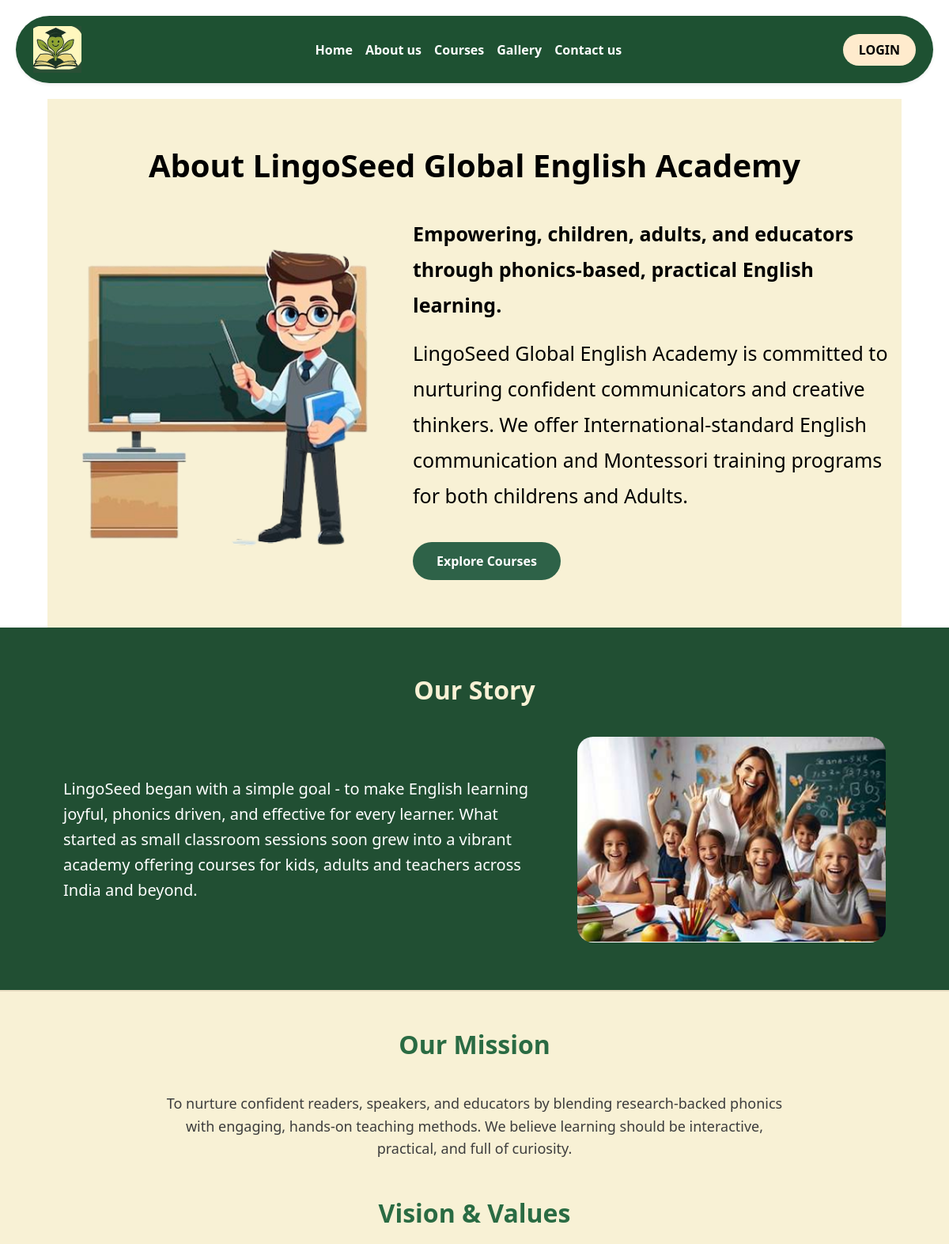
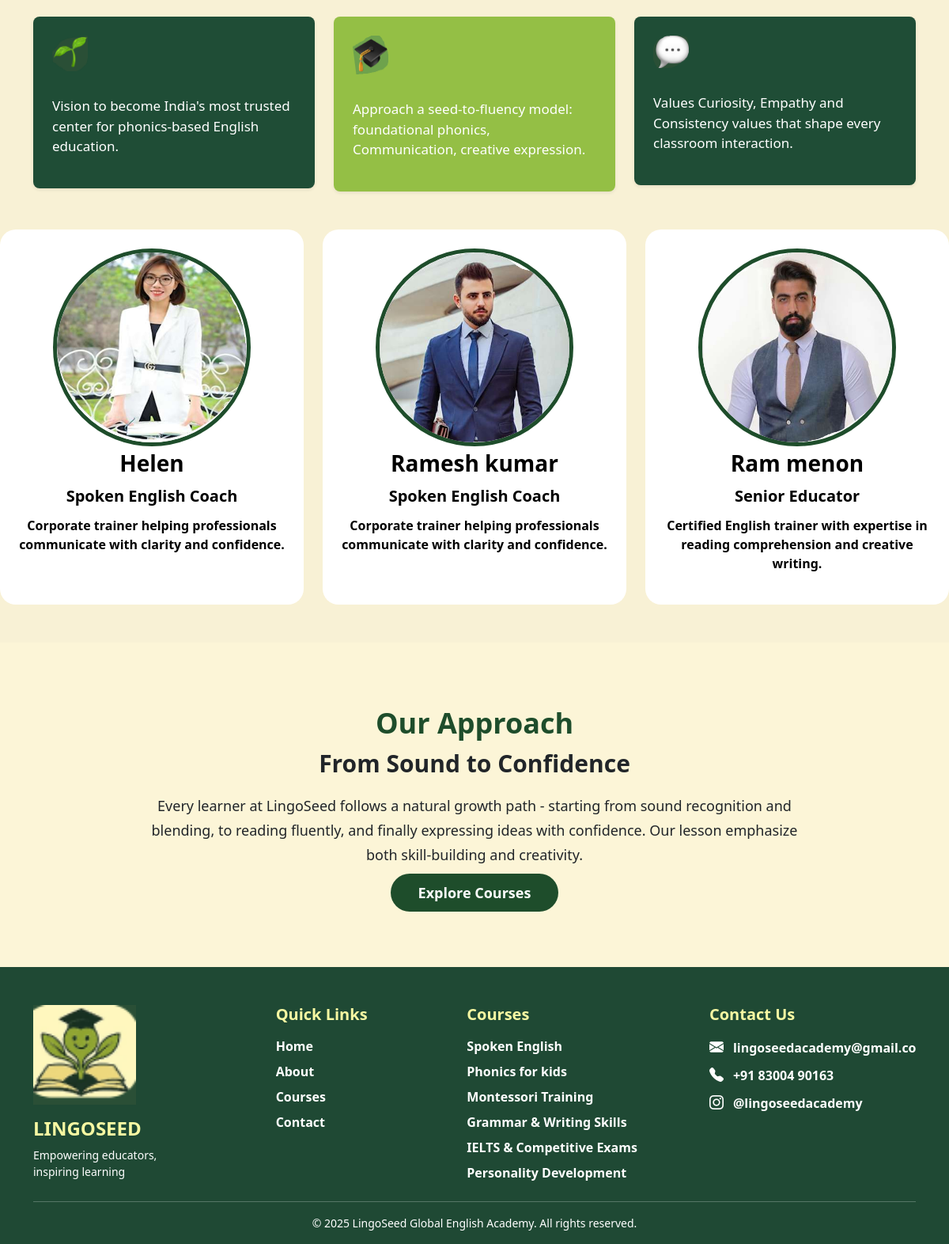
The page /about/ on the database its author committed (2 pictures, top to bottom).
### edu/models.py (models this page shows, shortened)
class About(models.Model):
    title = models.CharField(max_length=200)
    subtitle = models.CharField(max_length=300)
    description = models.TextField()
    button_text = models.CharField(max_length=50, default="Explore Courses")
    button_link = models.CharField(max_length=200, default="/courses/")
    teacher_image = models.ImageField(upload_to='about/')
    bg_color = models.CharField(max_length=20, default="#F6EFCE")  # screenshot background color
    text_color = models.CharField(max_length=20, default="#000")   # editable text color

class OurStory(models.Model):
    title = models.CharField(max_length=200)
    description = models.TextField()
    image = models.ImageField(upload_to="our_story/", null=True, blank=True)

class StorySection(models.Model):
    mission_title = models.CharField(max_length=200, default="Our Mission")
    mission_description = models.TextField()
    vision_title = models.CharField(max_length=200, default="Vision & Values")
    vision_text = models.TextField()
    approach_text = models.TextField()
    values_text = models.TextField()
    icon1 = models.ImageField(upload_to="story_icons/", null=True, blank=True)
    icon2 = models.ImageField(upload_to="story_icons/", null=True, blank=True)
    icon3 = models.ImageField(upload_to="story_icons/", null=True, blank=True)

class TeamMember(models.Model):
    name = models.CharField(max_length=200)
    designation = models.CharField(max_length=200)
    description = models.TextField()
    photo = models.ImageField(upload_to="team/")
    class Meta:
        verbose_name = "Team Member"
        verbose_name_plural = "Team Members"

class Approach(models.Model):
    title = models.CharField(max_length=200)
    subtitle = models.CharField(max_length=300)
    description = models.TextField()
    button_text = models.CharField(max_length=100, default="Explore Courses")
    class Meta:
        verbose_name = "Our Approach"
        verbose_name_plural = "Our Approach Content"

class ContactDetail(models.Model):
    email = models.CharField(max_length=200)
    phone = models.CharField(max_length=20)
    instagram = models.CharField(max_length=200)

### edu/views.py (the view)
# urls.py: path('about/', views.about_page, name='about'),
def about_page(request):
    context = {
        "about": About.objects.first(),
        "story": OurStory.objects.first(),
        "story_section": StorySection.objects.first(),
        "team": TeamMember.objects.all(),
        "approach": Approach.objects.first(),
    }
    return render(request, "edu/about.html", context)

### edu/context_processors.py (called while the page is built)
def global_footer(request):
    footer = Footer.objects.first()
    quick_links = QuickLink.objects.all()
    footer_courses = FooterCourse.objects.first()
    course_list = []
    if footer_courses and footer_courses.course_list:
        course_list = [c.strip() for c in footer_courses.course_list.split(",")]
    contact = ContactDetail.objects.first()
    return {
        "footer": footer,
        "quick_links": quick_links,
        "courses_list": course_list,
        "contact": contact,
    }

### edu/templates/edu/about.html (shortened to what this page needs)
{% extends 'edu/base.html' %}
{% block content %}
<div class="about-wrapper">
    <div class="container">
        <h2 class="about-title">{{ about.title }}</h2>
        <div class="row align-items-center justify-content-center">
            <div class="col-md-5 text-center">
                {% if about.teacher_image %}
                    <img src="{{ about.teacher_image.url }}" alt="Teacher" class="teacher-img">
                {% else %}
                    <img src="https://via.placeholder.com/380x380" class="teacher-img">
                {% endif %}
            </div>
            <div class="col-md-7 about-text">
                {% if about.subtitle %}
                <p><strong>{{ about.subtitle }}</strong></p>
                {% endif %}
                <p>{{ about.description|linebreaksbr }}</p>
                {% if about.button_link %}
                <a href="{% url 'courses' %}" class="explore-btn">
    {{ about.button_text }}
</a>
                {% endif %}
            </div>
        </div>
    </div>
</div>
<section class="our-story-section">
   <h2 class="story-title" style="color:#f8f1d5; font-weight:700;">
    {{ story.title }}
</h2>
    <div class="story-container">
        <div class="story-text">
            {{ story.description }}
        </div>
        <div class="story-img">
            <img src="{{ story.image.url }}" alt="Our Story">
        </div>
    </div>
</section>
<section class="story-section py-5" style="background:#f8f1d5;">
  <div class="container text-center">
    {% if story_section.mission_title %}
    <h2 class="story-title">{{ story_section.mission_title }}</h2>
    {% endif %}
    {% if story_section.mission_description %}
    <p class="story-description mt-3">{{ story_section.mission_description }}</p>
    {% endif %}
    {% if story_section.vision_title %}
    <h2 class="story-title mt-5">{{ story_section.vision_title }}</h2>
    {% endif %}
    <div class="row vision-boxes mt-4">
      <div class="col-md-4">
        <div class="vision-card p-4 shadow-sm rounded-3">
          {% if story_section.icon1 %}
            <img src="{{ story_section.icon1.url }}" class="vision-icon mb-3" alt="">
          {% else %}
            <img src="https://via.placeholder.com/80?text=Icon" class="vision-icon mb-3" alt="">
          {% endif %}
          <p class="vision-text">{{ story_section.vision_text }}</p>
        </div>
      </div>
      <div class="col-md-4">
        <div class="vision-card p-4 shadow-sm rounded-3" style="background-color: #6cac0cb6;">
          {% if story_section.icon2 %}
            <img src="{{ story_section.icon2.url }}" class="vision-icon mb-3" alt="">
          {% else %}
            <img src="https://via.placeholder.com/80?text=Icon" class="vision-icon mb-3" alt="">
          {% endif %}
          <p class="vision-text">{{ story_section.approach_text }}</p>
        </div>
      </div>
      <div class="col-md-4">
        <div class="vision-card p-4 shadow-sm rounded-3">
          {% if story_section.icon3 %}
            <img src="{{ story_section.icon3.url }}" class="vision-icon mb-3" alt="">
          {% else %}
            <img src="https://via.placeholder.com/80?text=Icon" class="vision-icon mb-3" alt="">
          {% endif %}
          <p class="vision-text">{{ story_section.values_text }}</p>
        </div>
      </div>
    </div>
  </div>
</section>
<div class="row justify-content-center" style="background-color:#f8f1d5 ;">
  {% for member in team %}
  <div class="col-md-4 mb-5 d-flex">
    <div class="team-card p-4 text-center w-100">
      <img src="{{ member.photo.url }}" class="team-photo">
      <h3 style="font-weight: bold;">{{ member.name }}</h3>
      <h5 style="color: #000;font-weight: bold;">{{ member.designation }}</h5>
      <p style="font-weight: bold;">{{ member.description }}</p>
    </div>
  </div>
  {% endfor %}
</div>
<section style="background:#fcf5d7; padding:80px 0;">
  <div class="container text-center">
    <h2 style="font-weight:700; color:#1e4d2b; font-size:36px;">
      {{ approach.title }}
    </h2>
    <h3 style="font-weight:700; font-size:30px; margin-top:12px;">
      {{ approach.subtitle }}
    </h3>
    <p style="max-width:850px; margin:20px auto; font-size:18px; line-height:1.7;">
      {{ approach.description }}
    </p>
    <a href="{% url 'courses' %}" class="btn-approach">
    {{ approach.button_text }}
</a>
  </div>
</section>
{% endblock %}

### edu/templates/edu/base.html (shortened to what this page needs)
{% load static %}
<!DOCTYPE html>
<html lang="en">
<head>
    <link rel="stylesheet" href="{% static 'css/style.css' %}">
    <link href="https://cdn.jsdelivr.net/npm/bootstrap-icons@1.11.3/font/bootstrap-icons.css" rel="stylesheet">
    <link href="https://cdn.jsdelivr.net/npm/bootstrap@5.3.2/dist/css/bootstrap.min.css" rel="stylesheet">
    <link rel="stylesheet" href="https://cdn.jsdelivr.net/npm/swiper@11/swiper-bundle.min.css" />
</head>
<body>
<nav class="navbar navbar-expand-lg main-nav shadow-sm">
    <div class="container">
        <a class="navbar-brand d-flex align-items-center" href="/">
            <img src="{% static 'images/logo.png' %}" alt="logo" class="nav-logo">
        </a>
        <div class="collapse navbar-collapse" id="navbarNav">
            <ul class="navbar-nav mx-auto text-center">
                <li class="nav-item"><a class="nav-link" href="/">Home</a></li>
                <li class="nav-item"><a class="nav-link" href="{% url 'about' %}">About us</a></li>
                <li class="nav-item"><a class="nav-link" href="{% url 'courses' %}">Courses</a></li>
                <li class="nav-item"><a class="nav-link" href="{% url 'gallery' %}">Gallery</a></li>
                <li class="nav-item"><a class="nav-link" href="{% url 'contact' %}">Contact us</a></li>
            </ul>
            <div class="text-center mt-2 mt-lg-0 d-flex align-items-center justify-content-center">
                {% if user.is_authenticated %}
                    <span class="welcome-text">Welcome, {{ user }}</span>
                    <a href="{% url 'logout' %}" class="logout-btn">LOGOUT</a>
                {% else %}
                    <a href="{% url 'login' %}" class="login-btn">LOGIN</a>
                {% endif %}
            </div>
        </div>
    </div>
</nav>
{% block content %}
{% endblock %}
{% include 'edu/footer.html' %}
</body>
</html>

### edu/templates/edu/footer.html (shortened to what this page needs)
{% load static %}
<footer class="footer bg-dark-green text-white pt-5 pb-3">
<div class="container">
    <div class="row gy-4 justify-content-between">
        <div class="col-md-3 text-center text-md-start">
            <img src="{% static 'images/logo.png' %}" width="130" alt="logo" class="mb-2">
            <h4 class="fw-bold mt-2">LINGOSEED</h4>
            <p class="small mb-0">Empowering educators,<br> inspiring learning</p>
        </div>
        <div class="col-md-2 col-6">
            <h5 class="fw-bold mb-3">Quick Links</h5>
            <p><a href="{% url 'home' %}" class="footer-link">Home</a></p>
            <p><a href="{% url 'about' %}" class="footer-link">About</a></p>
            <p><a href="{% url 'courses' %}" class="footer-link">Courses</a></p>
            <p><a href="{% url 'contact' %}" class="footer-link">Contact</a></p>
        </div>
<div class="col-md-3 col-6">
    <h5 class="fw-bold mb-3">Courses</h5>
    <p><a href="{% url 'courses' %}" class="footer-link">Spoken English</a></p>
    <p><a href="{% url 'courses' %}" class="footer-link">Phonics for kids</a></p>
    <p><a href="{% url 'courses' %}" class="footer-link">Montessori Training</a></p>
    <p><a href="{% url 'courses' %}" class="footer-link">Grammar & Writing Skills</a></p>
    <p><a href="{% url 'courses' %}" class="footer-link">IELTS & Competitive Exams</a></p>
    <p><a href="{% url 'courses' %}" class="footer-link">Personality Development</a></p>
</div>
        <div class="col-md-3">
            <h5 class="fw-bold mb-3">Contact Us</h5>
            {% if contact.email %}
            <p>
                <i class="bi bi-envelope-fill"></i>
                <a href="mailto:{{ contact.email }}" class="footer-link">{{ contact.email }}</a>
            </p>
            {% endif %}
            {% if contact.phone %}
            <p>
                <i class="bi bi-telephone-fill"></i>
                <a href="tel:{{ contact.phone }}" class="footer-link">{{ contact.phone }}</a>
            </p>
            {% endif %}
            {% if contact.instagram %}
            <p>
                <i class="bi bi-instagram"></i>
                <a href="https://www.instagram.com/{{ contact.instagram }}" target="_blank" class="footer-link">{{ contact.instagram }}</a>
            </p>
            {% endif %}
        </div>
    </div>
    <hr class="border-light">
    <div class="text-center small">
        © 2025 LingoSeed Global English Academy. All rights reserved.
    </div>
</div>
</footer>

### edu/static/css/style.css (style rules this page uses)
body { margin: 0; font-family: "Open Sans", sans-serif; background-color: #f5efdc; }
.navbar { background-color: #0d3924; display: flex; justify-content: space-between; align-items: center; padding: 10px 50px; border-radius: 50px; margin: 20px; }
.nav-link { list-style: none; display: flex; gap: 30px; color: white; font-weight: bold; }
.login-btn { background-color: #f5efdc; color: #0d3924; padding: 5px 20px; border-radius: 25px; font-weight: 600; text-decoration: none; }
.explore-btn { background-color: #0d3924; text-align: center; color: white; padding: 10px 20px; border-radius: 25px; text-decoration: none; font-weight: bold; margin: 0 auto; }
.about-wrapper { display: flex; align-items: center; justify-content: center; gap: 60px; width: 90%; margin: auto; }
.our-story-section { background: #214f33; padding: 60px 80px; color: white; border-bottom: 2px solid #e7dcc1; }
.story-title { text-align: center; font-size: 32px; font-weight: 700; color: #f8ebc6; margin-bottom: 40px; }
.story-container { display: flex; align-items: center; justify-content: space-between; gap: 40px; }
.story-text { flex: 1.5; font-size: 20px; font-weight: 500; line-height: 1.6; }
.story-img img { width: 390px; height: 260px; border-radius: 20px; object-fit: cover; }
.story-section { background: #faf3d4; }
.story-title { font-size: 32px; font-weight: 700; color: #2a6b43; }
.story-description { max-width: 800px; margin: auto; font-size: 18px; color: #3d3d3d; line-height: 1.6; }
.vision-boxes .vision-card { background: #1f4d36; padding: 30px; border-radius: 16px; color: #fff; text-align: left; min-height: 180px; display: flex; flex-direction: column; justify-content: center; box-shadow: 0 4px 10px rgba(0, 0, 0, 0.15); }
.vision-card p { font-size: 17px; margin-top: 15px; line-height: 1.5; }
.vision-icon { width: 45px; height: auto; }
.team-card { transition: 0.3s ease; }
body { background: #fbf1d4; }

### edu/templates/edu/base.html (style rules this page uses)
.nav-link { color: white !important; font-weight: 900; }
.login-btn, .logout-btn { background-color: blanchedalmond; color: black; padding: 8px 20px; border-radius: 25px; text-decoration: none; font-weight: 600; transition: 0.3s; }
.main-nav { background-color: #1E5132; }

### edu/templates/edu/about.html (style rules this page uses)
.about-wrapper { background-color: #f8f1d5; padding: 60px 0; }
.about-title { text-align: center; font-weight: 700; margin-bottom: 40px; font-size: 32px; color: #000; font-size: 40px; }
.about-text p { font-size: 25px; line-height: 1.8; color: #000; }
.explore-btn { background-color: #2e6248; color: #fff; font-weight: 600; border-radius: 30px; padding: 12px 30px; display: inline-block; margin-top: 20px; text-decoration: none; }
.team-card { background: #fff; border-radius: 20px; padding: 30px; display: flex; flex-direction: column; justify-content: flex-start; height: 100%; color: black; gap: 5px; border: 5px; }
.team-photo { width: 250px; height: 250px; object-fit: cover; border-radius: 50%; border: 5px solid #1e4d2b; margin: 0 auto; }
.row > .col-md-4.d-flex { display: flex; align-items: stretch; }
.btn-approach { background: #1e4d2b; padding: 12px 35px; color: #fff; border-radius: 30px; font-weight: 600; text-decoration: none; font-size: 18px; transition: 0.3s; }
.teacher-img { width: 100%; max-width: 380px; }

### edu/templates/edu/footer.html (style rules this page uses)
.bg-dark-green { background-color: #1f4934; }
h4, h5 { color: #f7f8a2; }
.footer-link { text-decoration: none; color: #fff; font-weight: 600; }
.footer i { margin-right: 6px; font-size: 18px; }
.footer p { display: flex; align-items: center; gap: 6px; margin-bottom: 8px; flex-wrap: nowrap; white-space: nowrap; overflow: hidden; text-overflow: ellipsis; }
.footer .row > div { min-width: 220px; }

### rows shown on the page
About: title "About LingoSeed Global English Academy", teacher_image (picture), subtitle "Empowering, children, adults, and educators through phonics-based, practical English learning.", description "LingoSeed Global English Academy is committed to nurturing confident communicators and creative thinkers. We offer International-standard English communication and Montessori training programs for both childrens and Adults.", button_text "Explore Courses"
OurStory: title "Our Story", description "LingoSeed began with a simple goal - to make English learning joyful, phonics driven, and effective for every learner. What started as small classroom sessions soon grew into a vibrant academy offering courses for kids, adults and teachers across India and beyond.", image (picture)
StorySection: mission_title "Our Mission", mission_description "To nurture confident readers, speakers, and educators by blending research-backed phonics with engaging, hands-on teaching methods. We believe learning should be interactive, practical, and full of curiosity.", vision_title "Vision & Values", icon1 (picture), vision_text "Vision to become India's most trusted center for phonics-based English education.", icon2 (picture), approach_text "Approach a seed-to-fluency model: foundational phonics, Communication, creative expression.", icon3 (picture), values_text "Values Curiosity, Empathy and Consistency values that shape every classroom interaction."
TeamMember: photo (picture), name "Helen", designation "Spoken English Coach", description "Corporate trainer helping professionals communicate with clarity and confidence."
TeamMember: photo (picture), name "Ramesh kumar", designation "Spoken English Coach", description "Corporate trainer helping professionals communicate with clarity and confidence."
TeamMember: photo (picture), name "Ram menon", designation "Senior Educator", description "Certified English trainer with expertise in reading comprehension and creative writing."
Approach: title "Our Approach", subtitle "From Sound to Confidence", description "Every learner at LingoSeed follows a natural growth path - starting from sound recognition and blending, to reading fluently, and finally expressing ideas with confidence. Our lesson emphasize both skill-building and creativity.", button_text "Explore Courses"
ContactDetail: email "lingoseedacademy@gmail.…", phone "+91 83004 90163", instagram "@lingoseedacademy"
